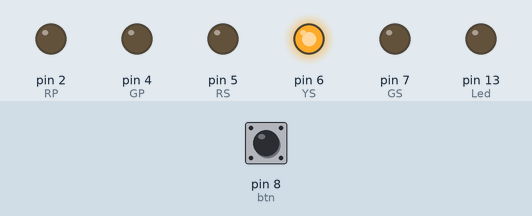
Simulated run of this sketch. Board: Arduino Uno, built with avr-gcc and run on an emulated ATmega328P. On the bench: output pins drawn as LEDs (lit = HIGH). The inputs (shaded band) are chosen by the test bench; at power-on: pin 8 (btn) LOW. Pins used as bus, display or sensor lines are not drawn.

Above: at 0.1 s.
At 10.1 s:
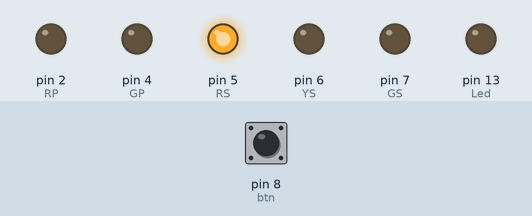
At 80.1 s:
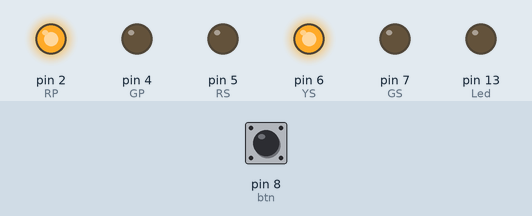
At 100.1 s:
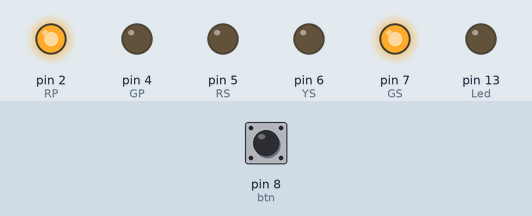
Timing chart, 0 to 101.6 s (numbered marks = the images above):
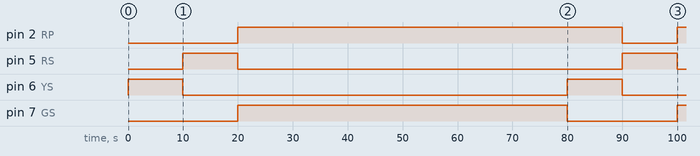

The sketch:

semaforocomBotao.ino
```cpp
#define RP 		2
#define YP 		3
#define GP 		4
#define RS 		5
#define YS 		6
#define GS 		7
#define btn		8
#define Led 	13
#define echoPin 9
#define trigPin 10

#include <HCSR04.h>
HCSR04 hc(trigPin, echoPin);

void setup(){
    pinMode(Led,OUTPUT);
    pinMode(RP,OUTPUT);
    pinMode(YP,OUTPUT);
    pinMode(GP,OUTPUT);
    pinMode(RS,OUTPUT);
    pinMode(YS,OUTPUT);
    pinMode(GS,OUTPUT);
    pinMode(btn,INPUT);
	liberaPrincipal();
}


void loop(){
 	if(apertou() || veiculo()){
		liberaSecundaria();
		delay(60000);
		liberaPrincipal();
	}
}


void liberaPrincipal(){
    /* secundaria amarelo primeiro */
    digitalWrite(RS,LOW);
    digitalWrite(YS,HIGH);
    digitalWrite(GS,LOW);
    delay(10000);
    /* secundaria vermelho */
    digitalWrite(RS,HIGH);
    digitalWrite(YS,LOW);
    digitalWrite(GS,LOW);
    /* principal verde */
    digitalWrite(RP,LOW);
    digitalWrite(YP,LOW);
    digitalWrite(GP,HIGH);
}

void liberaSecundaria(){
    /* primaria amarelo primeiro */
    digitalWrite(RP,LOW);
    digitalWrite(YP,HIGH);
    digitalWrite(GP,LOW);
    delay(10000);
    /* primaria vermelho */
    digitalWrite(RP,HIGH);
    digitalWrite(YP,LOW);
    digitalWrite(GP,LOW);
    /* secundaria verde */
    digitalWrite(RS,LOW);
    digitalWrite(YS,LOW);
    digitalWrite(GS,HIGH);
}

bool apertou(){
	if(digitalRead(btn)){ /* por padrao chega 1 */
		digitalWrite(Led,HIGH);
		return false;
	}else{
		digitalWrite(Led,LOW);
		return true;
	}  /* quando aperta chega 0 */
}


long quandoParou = 0;
bool inicioucontagem = false;

bool veiculo(){
   float distancia = hc.dist();
   if(distancia < 100){
	digitalWrite(Led,LOW);
	delay(100);
	digitalWrite(Led,HIGH);
		if(inicioucontagem){
			long agora = millis();
			if(agora-quandoParou > 5000){
				inicioucontagem  = false;
				digitalWrite(Led,LOW);
				return true;
			}else{
				return false; /* ainda não deu 5 segundos */
			}
		}else{
			inicioucontagem = true;
			quandoParou = millis();
		}
	}else{
		inicioucontagem = false;
	}
	return false;
}
```

Measured:
- by itself, pin 2 (RP): LOW → HIGH at 20.0 s, → LOW 70.0 s later, → HIGH 10.0 s later
- by itself, pin 5 (RS): HIGH → LOW at 20.0 s, → HIGH 70.0 s later, → LOW 10.0 s later
- by itself, pin 6 (YS): HIGH → LOW at 10.0 s, → HIGH 70.0 s later, → LOW 10.0 s later
- by itself, pin 7 (GS): LOW → HIGH at 20.0 s, → LOW 60.0 s later, → HIGH 20.0 s later
